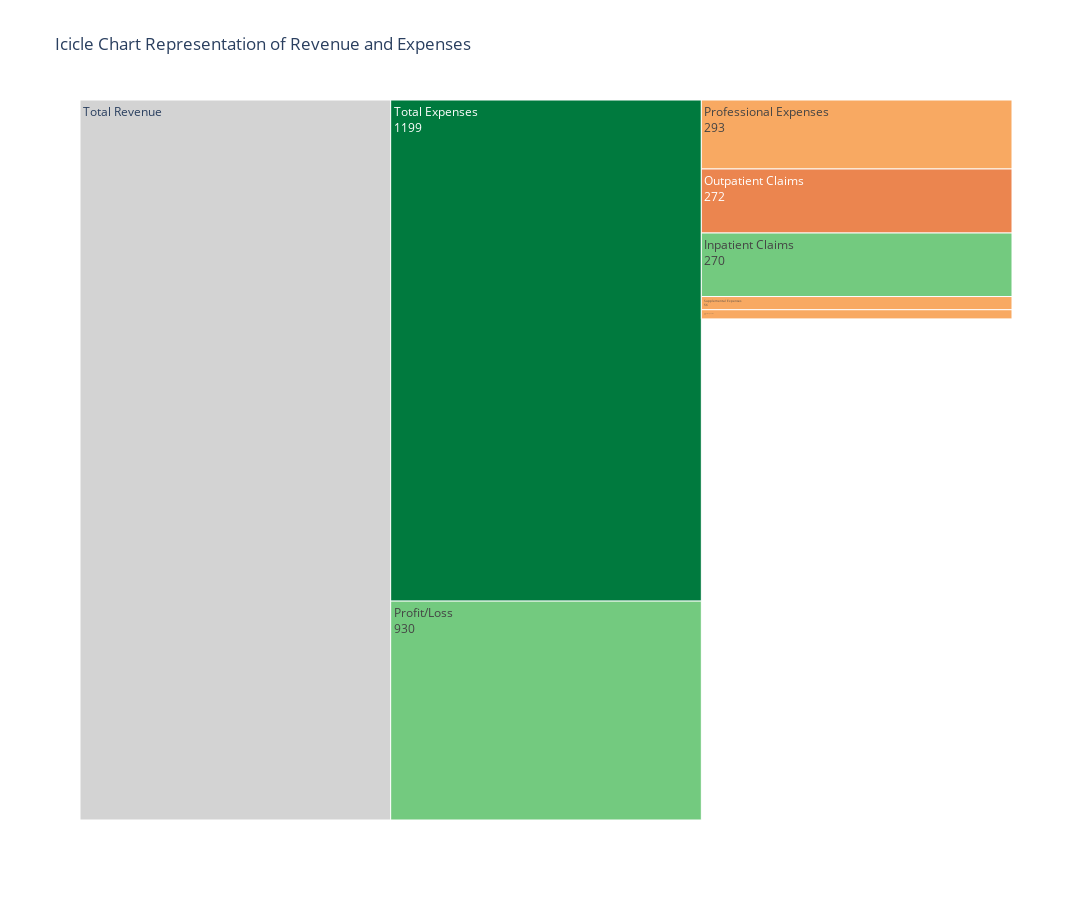

Notebook code for this chart:
### Markdown cell above
# Icicle Chart

### Code cell
import plotly.graph_objects as go

# Define labels and hierarchy
labels = [

    "Total Expenses","Profit/Loss" ,
      "Inpatient Claims", "Outpatient Claims", "Professional Expenses",
    "Supplemental Expenses", "Other Expenses",  # Expense nodes
     # Profit/Loss node
]
parents = [
    "Total Revenue", "Total Revenue",  # Revenue hierarchy
     "Total Expenses", "Total Expenses", "Total Expenses", 
    "Total Expenses", "Total Expenses",  # Expense hierarchy
    "Total Revenue"  # Profit/Loss from revenue
]

values = [1199, 930, 270, 272, 293, 56, 39, 232]

# Create icicle chart
fig = go.Figure(go.Icicle(
    labels=labels,
    parents=parents,
    values=values,
    root_color="lightgrey",
    textinfo="label+value",  # Show labels and values
    marker=dict(
        colors=['#007A3E', '#39B44A', '#39B44A', '#E35205', '#F68621', 
                '#F68621', '#F68621', '#F68621', '#F68621', '#002850']
    )
))

# Update layout for A4 landscape size
fig.update_layout(
    title="Icicle Chart Representation of Revenue and Expenses",
    width=1169,
    height=900
)

fig.show()

### Figure 1 — Plotly figure (JSON) as saved in the notebook; plotly's stock layout.template omitted (floating-point values rounded to 4 significant figures)
{"data": [{"labels": ["Total Expenses", "Profit/Loss", "Inpatient Claims", "Outpatient Claims", "Professional Expenses", "Supplemental Expenses", "Other Expenses"], "marker": {"colors": ["#007A3E", "#39B44A", "#39B44A", "#E35205", "#F68621", "#F68621", "#F68621", "#F68621", "#F68621", "#002850"]}, "parents": ["Total Revenue", "Total Revenue", "Total Expenses", "Total Expenses", "Total Expenses", "Total Expenses", "Total Expenses", "Total Revenue"], "root": {"color": "lightgrey"}, "textinfo": "label+value", "type": "icicle", "values": [1199, 930, 270, 272, 293, 56, 39, 232]}], "layout": {"height": 900, "title": {"text": "Icicle Chart Representation of Revenue and Expenses"}, "width": 1169}}
